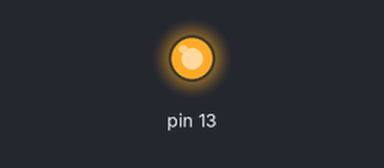
The sketch below on a simulated Arduino Leonardo, built with avr-gcc and run on an emulated ATmega32U4. Shown: output pins drawn as LEDs (lit = HIGH). What the sketch prints to the serial monitor is not drawn.

Above: at 0.05 s.
Timing chart, 0 to 3.0 s (numbered marks = the images above):
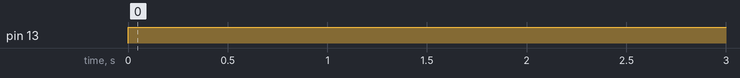

The sketch:

timer.ino
```cpp
boolean toggle4 = LOW;

void setup()
{
    Serial.begin(9600);

    // set pins as outputs
    pinMode(13, OUTPUT);

    cli(); // stop interrupts

    // set timer4 interrupt at 1Hz
    TCCR4A = 0; // set entire TCCR1A register to 0
    TCCR4B = 0; // same for TCCR1B
    TCNT4 = 0;  // initialize counter value to 0
    // set compare match register for 1hz increments
    OCR4A = 15624 / 1; // = (16*10^6) / (1*1024) - 1 (must be <65536)
    // turn on CTC mode
    TCCR4B |= (1 << WGM12);
    // Set CS12 and CS10 bits for 1024 prescaler
    TCCR4B |= (1 << CS12) | (1 << CS10);
    // enable timer compare interrupt
    TIMSK4 |= (1 << OCIE4A);

    sei(); // allow interrupts

} // end setup

ISR(TIMER4_COMPA_vect)
{ // timer1 interrupt 1Hz toggles pin 13 (LED)
    // generates pulse wave of frequency 1Hz/2 = 0.5kHz (takes two cycles for full wave- toggle high then toggle low)

    digitalWrite(13, toggle4);
    Serial.print(toggle4);
    toggle4 = !toggle4;
}

void loop()
{
    // do other things here
}
```

Measured:
- by itself, pin 13: LOW → HIGH at 0.00 s
